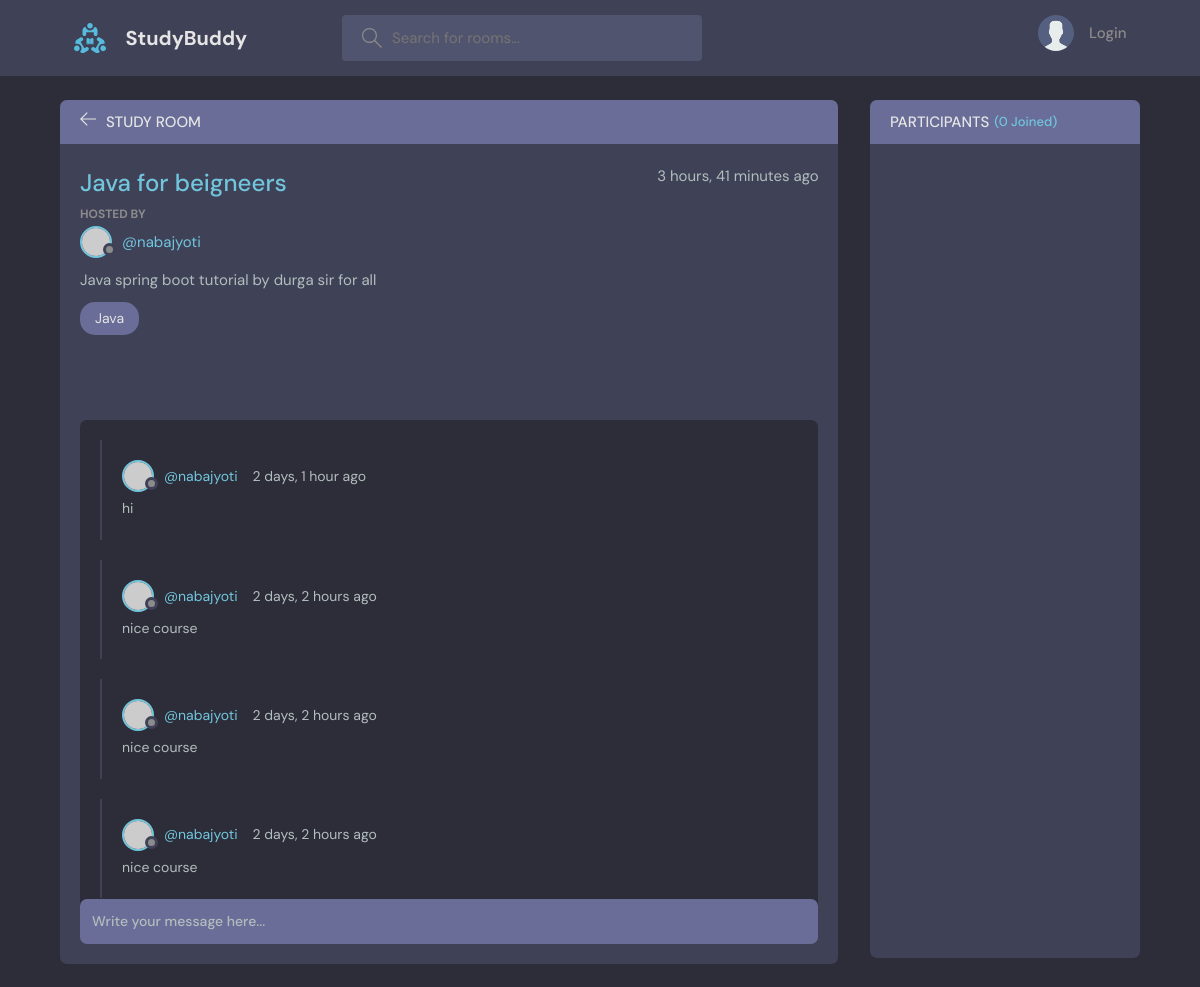
/room/8/, run on an earlier commit of the app's database.
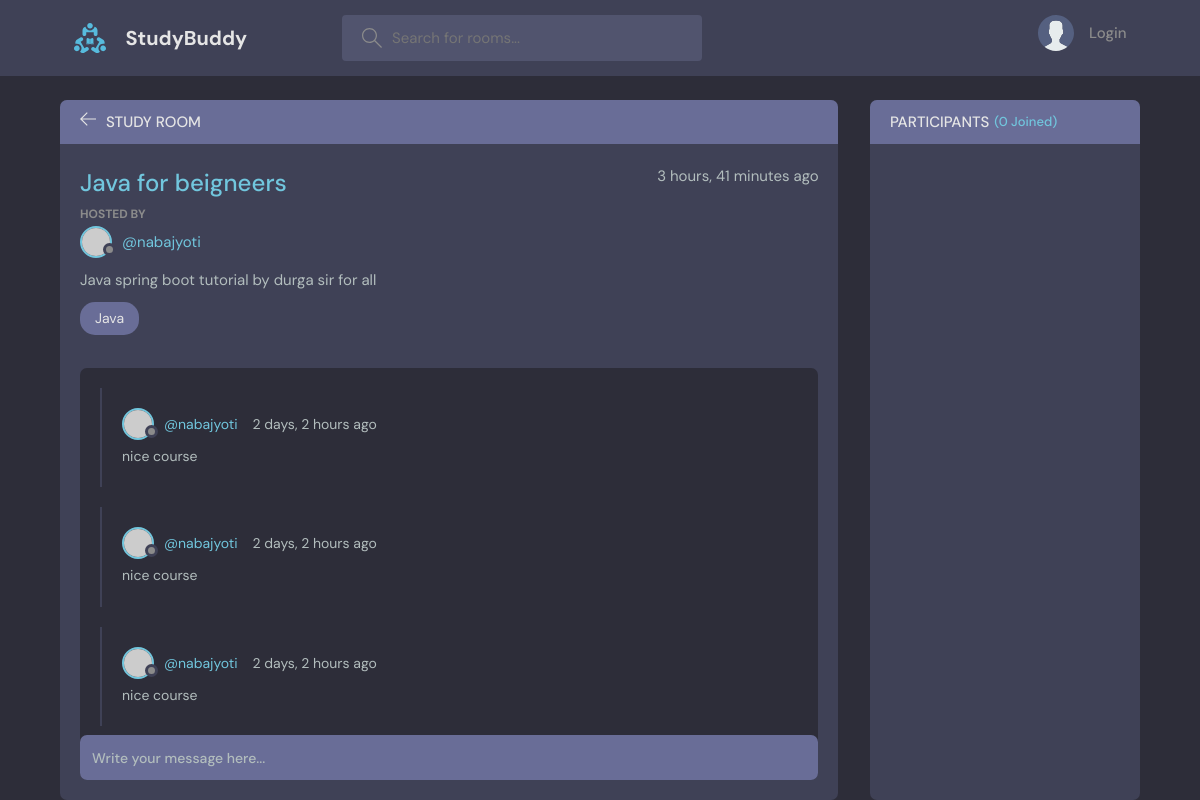
And on a later commit of the database.
### base/models.py (models this page shows, shortened)
class Message(models.Model):
    user = models.ForeignKey(User, on_delete=models.CASCADE)
    room = models.ForeignKey(Room, on_delete=models.CASCADE)
    body = models.TextField()
    updated = models.DateTimeField(auto_now=True)
    created = models.DateTimeField(auto_now_add=True)
    class Meta:
        ordering = ['-updated','created']

### base/views.py (the view)
# urls.py: path('room/<str:pk>/', views.room, name='room'),
def room(request, pk):
    room = Room.objects.get(pk=pk)
    room_messages = Message.objects.all()
    participants = room.participants.all()
    context = {
        'room' : room,
        'room_messages' : room_messages,
        'participants' : participants
        }
    return render(request, 'base/room.html', context)

### base/templates/base/room.html (shortened to what this page needs)
{% extends 'main.html' %}
{% block content %}
<main class="profile-page layout layout--2">
    <div class="container">
      <div class="room">
        <div class="room__top">
          <div class="room__topLeft">
            <a href="{% url 'home' %}">
              <svg version="1.1" xmlns="http://www.w3.org/2000/svg" width="32" height="32" viewBox="0 0 32 32">
                <title>arrow-left</title>
                <path
                  d="M13.723 2.286l-13.723 13.714 13.719 13.714 1.616-1.611-10.96-10.96h27.625v-2.286h-27.625l10.965-10.965-1.616-1.607z"
                ></path>
              </svg>
            </a>
            <h3>Study Room</h3>
          </div>
        </div>
        <div class="room__box scroll">
          <div class="room__header scroll">
            <div class="room__info">
              <h3>{{room.name}}</h3>
              <span>{{room.created|timesince}} ago</span>
            </div>
            <div class="room__hosted">
              <p>Hosted By</p>
              <a href="{% url 'user_profile' room.user.id %}" class="room__author">
                <div class="avatar avatar--small">
                  <img src="https://randomuser.me/api/portraits/men/37.jpg" />
                </div>
                <span>@{{room.user.username}}</span>
              </a>
            </div>
            <div class="room__details">
              {{room.description}}
            </div>
            <span class="room__topics">{{room.topic.name}}</span>
          </div>
          <div class="room__conversation">
            <div class="threads scroll">
            {% for message in room_messages %}
                <div class="thread">
                    <div class="thread__top">
                    <div class="thread__author">
                        <a href="#" class="thread__authorInfo">
                        <div class="avatar avatar--small">
                            <img src="https://randomuser.me/api/portraits/men/37.jpg" />
                        </div>
                        <span>@{{message.user.username}}</span>
                        </a>
                        <span class="thread__date"> {{message.created|timesince}} ago</span>
                    </div>
                    </div>
                    <div class="thread__details">
                        {{ message.body }}
                    </div>
                </div>
            {% endfor %}
            </div>
          </div>
        </div>
        <div class="room__message">
            <form action="" method="POST">
              <input name="body" type="text" placeholder="Write your message here..." />
            </form>
        </div>
      </div>
      <div class="participants">
        <h3 class="participants__top">Participants <span>({{participants.count}} Joined)</span></h3>
        <div class="participants__list scroll">
        </div>
      </div>
    </div>
</main>
{% endblock content %}

What changed in the data, as far as the page shows it:
removed Message: user.username "nabajyoti", created "2 days, 1 hour", body "hi"
